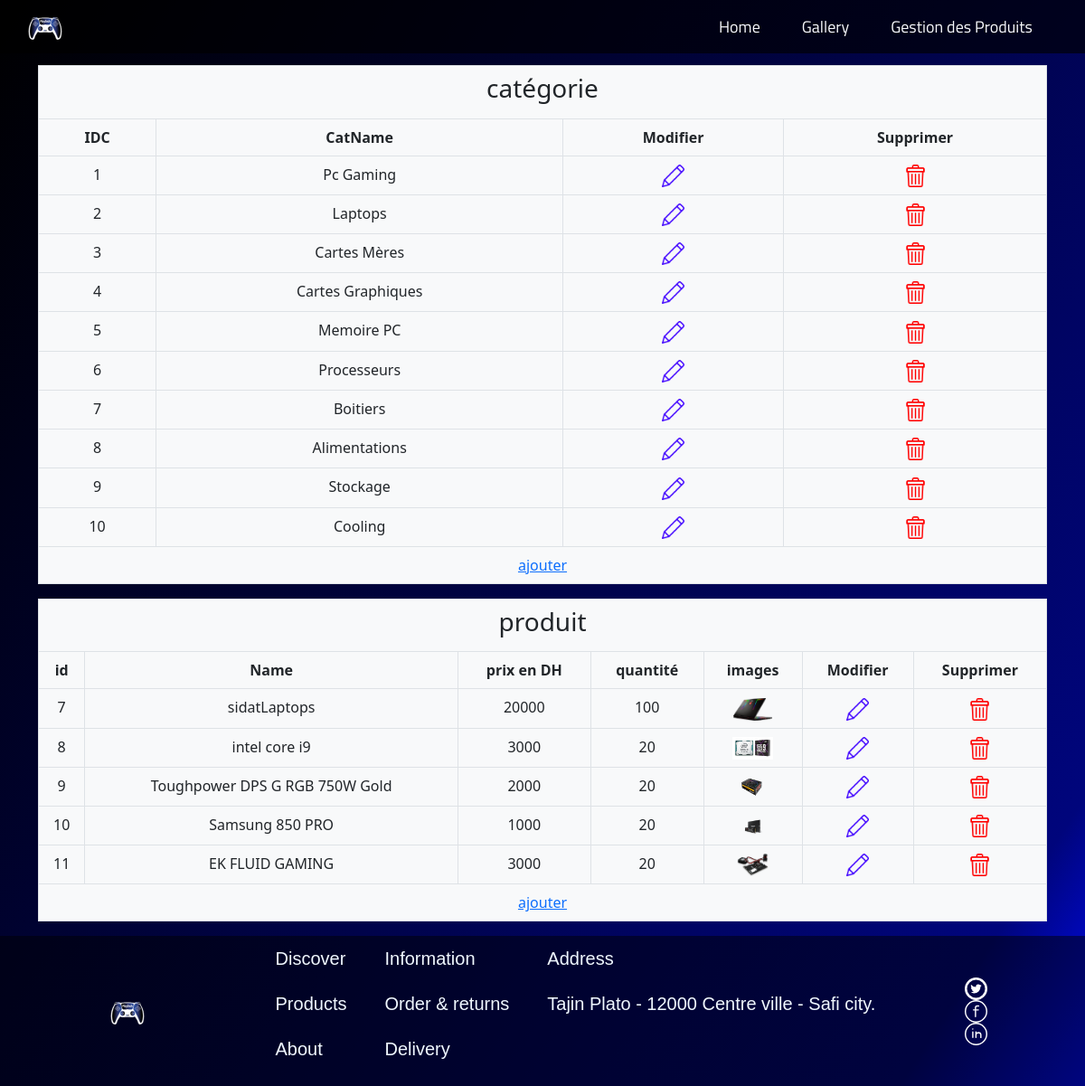
/GestionProduits.php, run on the app's committed database.
### tables this page shows
CREATE TABLE `category` (
  `IDC` int(11) NOT NULL,
  `CatName` varchar(40) DEFAULT NULL
);

CREATE TABLE `produits` (
  `ID` int(11) NOT NULL,
  `ProductName` varchar(40) DEFAULT NULL,
  `Discription` text DEFAULT NULL,
  `Quantity` int(11) DEFAULT NULL,
  `Price en DH` float DEFAULT NULL,
  `IDC` int(11) DEFAULT NULL,
  `img` text NOT NULL
);

### GestionProduits.php (the view, shortened to what this page needs)
<?php
include_once "connexion.php";
?>
<!DOCTYPEhtml>
  <html lang="en">
  <head>
  </head>
  <body class="body">
    <?php
    include('navbar.php');
    ?>
    <br><br><br>
    <div class="container">
      <table class="table table-bordered bg-light text-center">
        <thead>
          <th colspan="4">
            <h3>catégorie</h3>
            <?php
            $req = mysqli_query($conn, "SELECT * FROM category");
            if (mysqli_num_rows($req) == 0) {
              echo "Il n'y a pas encore de category ajouter !";
            } else { ?>
          </th>
        </thead>
        <tr>
          <th>IDC</th>
          <th>CatName</th>
          <th>Modifier</th>
          <th>Supprimer</th>
        </tr>
        <tr>
          <?php
              while ($row = mysqli_fetch_assoc($req)) {
            ?>
          <td>
            <?= $row['IDC'] ?>
          </td>
          <td>
            <?= $row['CatName'] ?>
          </td>
          <td><a href="updateCategory.php?IDC=<?= $row['IDC'] ?>"><img class="hh" src="images/pen.png"></a></td>
          <td><a href="supprimercategory.php?IDC=<?= $row['IDC'] ?>"><img class="hh" src="images/trash.png"></a></td>
        </tr>
        <?php }
            } ?>
        <tr>
          <td colspan="7"><a href="ajouter.php">ajouter</a></td>
        </tr>
      </table>
      <table class="table table-bordered bg-light text-center">
        <thead>
          <th colspan="8">
            <h3>produit</h3>
            <?php
            $req = mysqli_query($conn, "SELECT * FROM produits");
            if (mysqli_num_rows($req) == 0) {
              echo "Il n'y a pas encore de produits ajoutés !";
            } else {
            ?>
              </th>
              </thead>
              <tr>
                <th>id</th>
                <th>Name</th>
                <th>prix en DH</th>
                <th>quantité</th>
                <th>images</th>
                <th>Modifier</th>
                <th>Supprimer</th>
              </tr>
              <?php
              while ($row = mysqli_fetch_assoc($req)) {
            ?>
              <tr>
                <td>
                  <?= $row['ID'] ?>
                </td>
                <td>
                  <?= $row['ProductName'] ?>
                </td>
                <td>
                  <?= $row['Price en DH'] ?>
                </td>
                <td>
                  <?= $row['Quantity'] ?>
                </td>
                <td><img src="./image/<?php echo $row['img']; ?>"></td>
                <td><a href="editproduct.php?ID=<?= $row['ID'] ?>"><img class="hh" src="images/pen.png"></a></td>
                <td><a href="supprimer.php?ID=<?= $row['ID'] ?>"><img class="hh" src="images/trash.png"></a></td>
              </tr>
              <?php
              }
            }
            ?>
        <tr>
          <td colspan="7"><a href="add.php">ajouter</a></td>
        </tr>
      </table>
    </div>
    <?php
    include('footer.php');
    ?>
  </body>
  </html>

### styles.css (style rules this page uses)
* { margin: 0px; padding: 0px; }
.body { background: linear-gradient(122.71deg, #000000 0%, #00057C 89.58%, #000AF9 100%); background-repeat: no-repeat; }

### GestionProduits.php (style rules this page uses)
img { height: 25px; }

### data on the page
category: IDC "1", CatName "Pc Gaming"
category: IDC "2", CatName "Laptops"
category: IDC "3", CatName "Cartes Mères"
category: IDC "4", CatName "Cartes Graphiques"
category: IDC "5", CatName "Memoire PC"
category: IDC "6", CatName "Processeurs"
category: IDC "7", CatName "Boitiers"
category: IDC "8", CatName "Alimentations"
category: IDC "9", CatName "Stockage"
category: IDC "10", CatName "Cooling"
produits: ID "7", ProductName "sidatLaptops", Price en DH "20000", Quantity "100", img (picture)
produits: ID "8", ProductName "intel core i9", Price en DH "3000", Quantity "20", img (picture)
produits: ID "9", ProductName "Toughpower DPS G RGB 750W Gold", Price en DH "2000", Quantity "20", img (picture)
produits: ID "10", ProductName "Samsung 850 PRO", Price en DH "1000", Quantity "20", img (picture)
produits: ID "11", ProductName "EK FLUID GAMING", Price en DH "3000", Quantity "20", img (picture)
